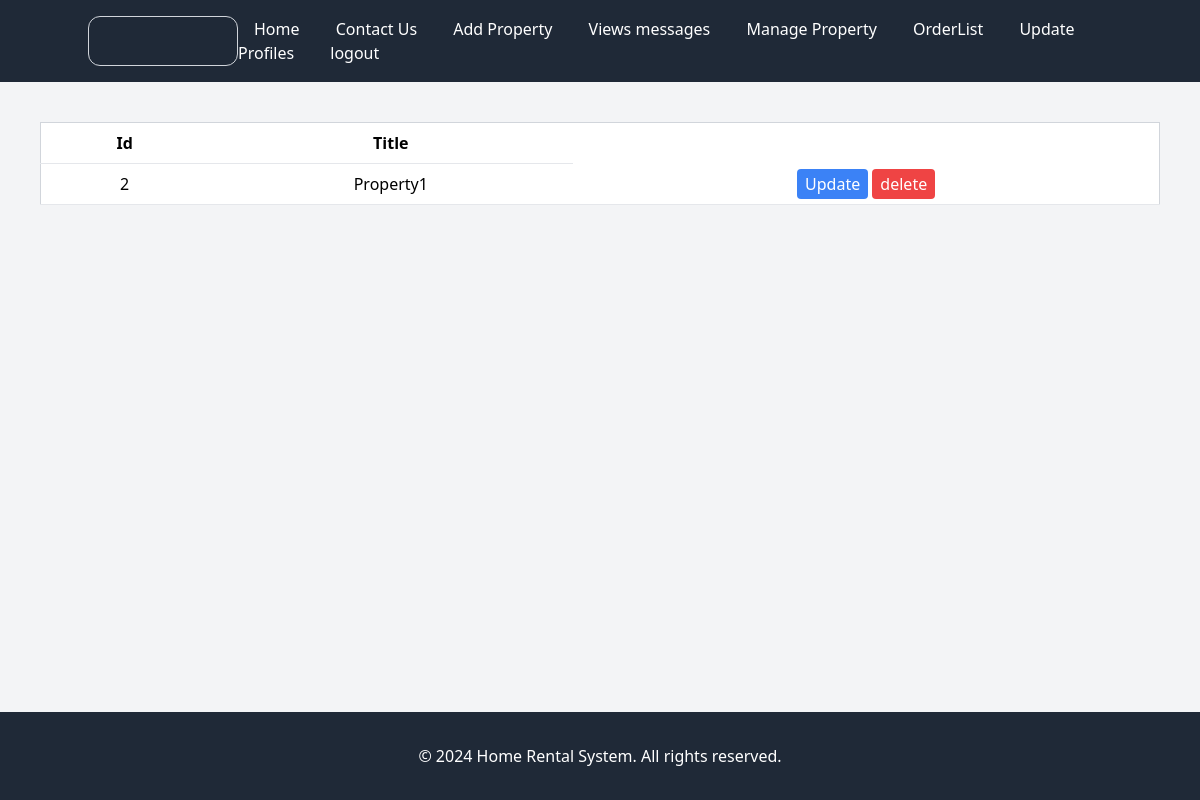
The page /propertyList/ (signed in) on the database as committed earlier.
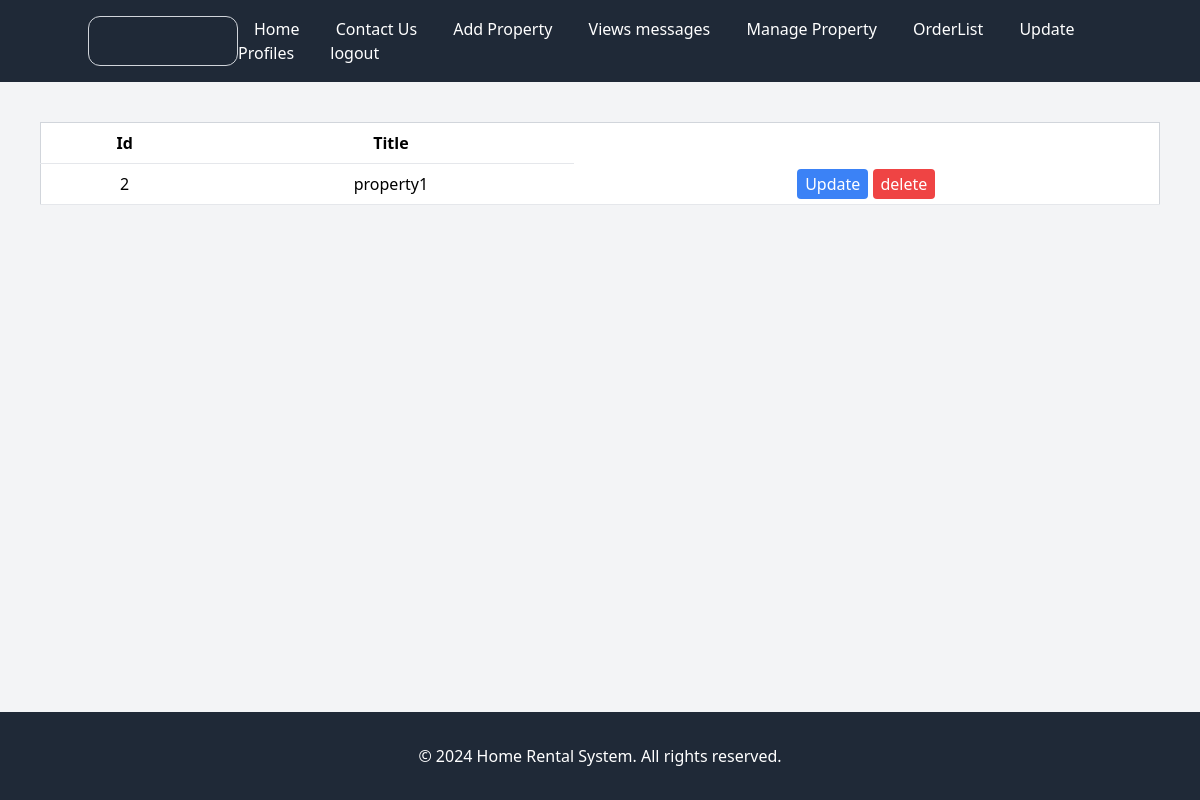
The same page on the database as committed later.
### core/models.py (models this page shows, shortened)
class Property(models.Model):
    owner = models.ForeignKey(User,on_delete = models.CASCADE)
    title = models.CharField(max_length=255)
    location = models.CharField(max_length=255)
    description = models.TextField()
    price = models.DecimalField(max_digits=10, decimal_places=2)
    bedrooms = models.PositiveIntegerField()
    bathrooms = models.PositiveIntegerField()
    image = models.ImageField(upload_to='img')
    available_for_rent = models.BooleanField(default=False)

### core/views.py (the view)
# urls.py: path('propertyList/',views.propertyList,name = "propertyList"),
def propertyList(request):
    if request.user.is_authenticated:
        properties = Property.objects.filter(owner = request.user)
        return render(request,'propertyList.html',{'properties':properties})
    else:
        return redirect('/')

### templates/propertyList.html (shortened to what this page needs)
{%extends 'base.html'%}
{%block content%}
<div class="overflow-x-auto p-10">
    <table class="  min-w-full bg-white border border-gray-300">
        <thead>
            <tr>
                <th class="py-2 px-4 border-b ">Id</th>
                <th class="py-2 px-4 border-b ">Title</th>
            </tr>
        </thead>
        <tbody>
            {%for property in properties%}
            <tr>
                <td class="py-2 px-4 border-b text-center">{{property.id}}</td>
                <td class="py-2 px-4 border-b text-center">{{property.title}}</td>
                <td class="py-2 px-4 border-b text-center">
                    <a  href = "{%url 'property_update' property.pk%}" class="bg-blue-500 text-white px-2 py-1 rounded">Update</a>
                    <a  href = "{%url 'property_delete' property.pk%}" class="bg-red-500 text-white px-2 py-1 rounded">delete</a>
                </td>
            </tr>
            {%endfor%}
        </tbody>
    </table>
</div>
{%endblock content%}

Rows that differ between the two databases and show on the page:
changed Property id 2: title "Property1" → "property1"
